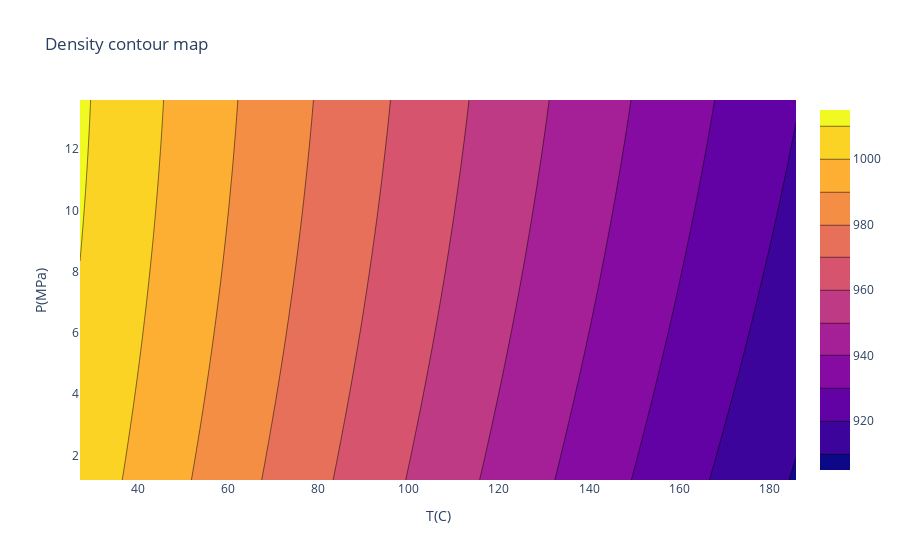

Here is the notebook cell this chart was saved with:
### Markdown cell above
This is the contour plot created based on the density values calculated using the equation extracted to test the equation performance as compared to the model.

### Code cell
fig = go.Figure(data =
    go.Contour(
        z = y_eq_pred,
        x= T, 
        y= P
))
fig.update_layout(title="Density contour map", xaxis_title=('T(C)'), yaxis_title=("P(MPa)"), legend_title="Density")
fig.show()

### Figure 1 — Plotly figure (JSON) as saved in the notebook; plotly's stock layout.template omitted (floating-point values rounded to 4 significant figures; data arrays with more than 128 entries replaced by an {"elided": "..."} marker saying what was removed)
{"data": [{"type": "contour", "x": {"elided": "400 float values"}, "y": {"elided": "400 float values"}, "z": {"elided": "400 float values"}}], "layout": {"legend": {"title": {"text": "Density"}}, "title": {"text": "Density contour map"}, "xaxis": {"title": {"text": "T(C)"}}, "yaxis": {"title": {"text": "P(MPa)"}}}}
